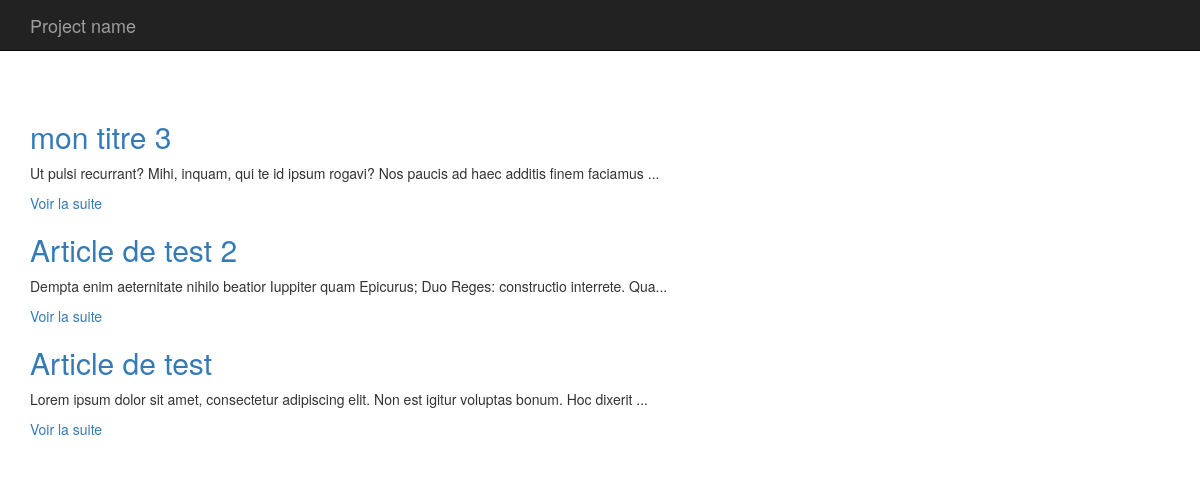
/, run on an earlier commit of the app's database.
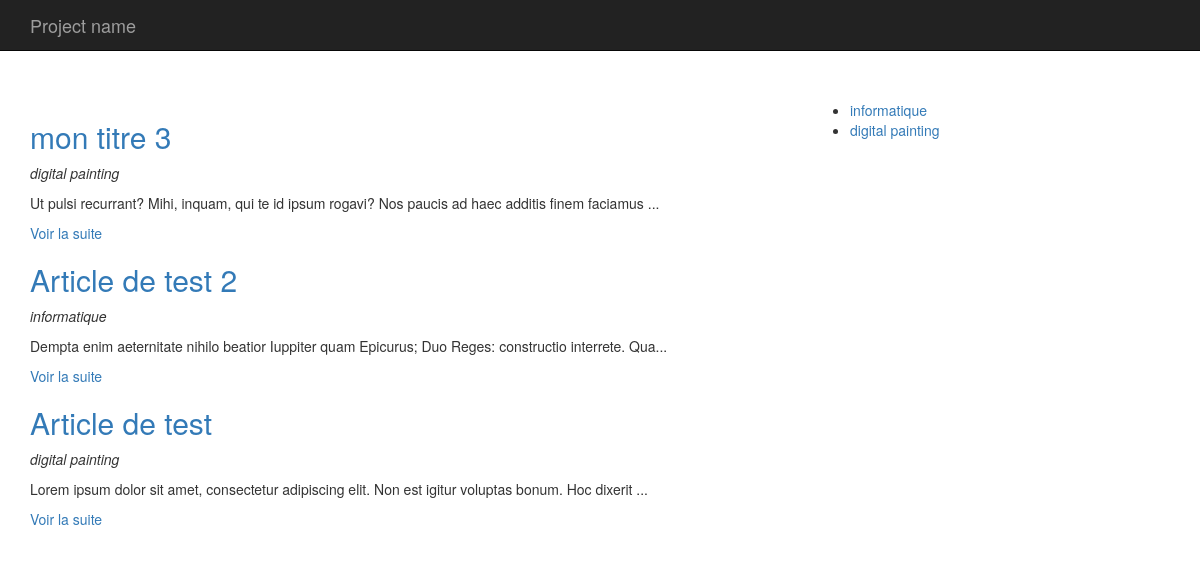
And on a later commit of the database.
### tables this page shows
CREATE TABLE `articles` (
  `id` int(11) NOT NULL,
  `titre` varchar(255) DEFAULT NULL,
  `contenu` longtext,
  `date` datetime DEFAULT NULL,
  `category_id` int(11) DEFAULT NULL
);

CREATE TABLE `categories` (
  `id` int(11) NOT NULL,
  `titre` varchar(255) DEFAULT NULL
);

### app/App.php (called while the page is built, shortened)
<?php
    class App{
        private $db_instance;
        private static $_instance;
        public static function getInstance(){
            if(is_null(self::$_instance)){
                self::$_instance = new App();
            }
            return self::$_instance;
        }
        public static function load(){
            require ROOT . '/app/Autoloader.php';
            require ROOT . '/core/Autoloader.php';
        }
        public function getTable($name){
            return new $class_name($this->getDb());
        }
        public function getDb(){
            $config = config::getInstance(ROOT . '/config/config.php');
            if(is_null($this->db_instance)){
                $this->db_instance = new MysqlDatabase($config->get('db_name'), $config->get('db_user'), $config->get('db_pass'), $config->get('db_host'));
            }
            return $this->db_instance;
        }
    }
?>

### app/Autoloader.php (called while the page is built, shortened)
<?php
  class Autoloader{
      static function autoload($class){
          if (strpos($class, __NAMESPACE__ . '\\') === 0){
              $class = str_replace(__NAMESPACE__ . '\\', '', $class);
              $class = str_replace('\\', '/', $class);
          }
      }
  }

### core/Autoloader.php (called while the page is built, shortened)
<?php
  class Autoloader{
      static function autoload($class){
          if (strpos($class, __NAMESPACE__ . '\\') === 0){
              $class = str_replace(__NAMESPACE__ . '\\', '', $class);
              $class = str_replace('\\', '/', $class);
          }
      }
  }

### config/config.php (called while the page is built)
<?php
    return array(
      "db_user" => "root",
      "db_pass" => "root",
      "db_host" => "localhost",
      "db_name" => "blog"
  );
?>

### core/Config.php (called while the page is built, shortened)
<?php
    class Config{
        private $settings = [];
        private static $_instance;
        public static function getInstance($file){
            if(is_null(self::$_instance)){
                self::$_instance = new Config($file);
            }
            return self::$_instance;
        }
        public function __construct($file){
            $this->settings = require($file);
        }
        public function get($key){
            return $this->settings[$key];
        }
    }
?>

### core/Table/Table.php (called while the page is built, shortened)
<?php
    class Table{
      protected $table;
      protected $db;
        public function __construct(Database $db){
            $this->db = $db;
        }
      public function all(){
          return $this->query("SELECT * FROM " . $this->table);
      }
        public function query($statement, $attributes = null, $one = false){
            if($attributes){
                return $this->db->prepare(
                    $statement,
                    $attributes,
                    str_replace('Table', 'Entity', get_class($this)),
                    $one
                );
            }
            else{
                return $this->db->query(
                    $statement,
                    str_replace('Table', 'Entity', get_class($this)),
                    $one
                );
            }
        }
    }
?>

### core/Database/MysqlDatabase.php (called while the page is built, shortened)
<?php
    class MysqlDatabase extends Database{
        private $pdo;
        private function getPDO(){
            if($this->pdo === null){
                $pdo = new PDO('mysql:dbname=blog;host=localhost', 'root', 'root');
                $pdo->setAttribute(PDO::ATTR_ERRMODE, PDO::ERRMODE_EXCEPTION);
                $this->pdo = $pdo;
            }
            return $this->pdo;
        }
        public function query($statement, $class_name = null, $one = false){
            $req = $this->getPDO()->query($statement);
            if($class_name === null){
                $req->setFetchMode(PDO::FETCH_OBJ);
            }
            else{
                $req->setFetchMode(PDO::FETCH_CLASS, $class_name);
            }
            if($one){
                $datas = $req->fetch();
            }
            else{
                $datas = $req->fetchAll();
            }
            return $datas;
        }
    }
?>

### app/Table/PostTable.php (called while the page is built, shortened)
<?php
    class PostTable extends Table{
        public function last(){
            return $this->query("
                SELECT articles.id, articles.titre, articles.contenu, articles.date, categories.titre as categorie
                FROM articles
                LEFT JOIN categories ON category_id = categories.id
                ORDER BY articles.date DESC
            ");
        }
    }
?>

### core/Entity/Entity.php (called while the page is built, shortened)
<?php
    class Entity{
        public function __get($key){
            $method = 'get' . ucfirst($key);
            $this->$key = $this->$method();
            return $this->$key;
        }
    }
?>

### app/Entity/CategoryEntity.php (called while the page is built, shortened)
<?php
    class CategoryEntity extends Entity{
        public function getUrl(){
          return 'index.php?p=posts.category&id=' . $this->id;
        }
    }
?>

### pages/posts/home.php (the view)
<div class="row">
	<div class="col-sm-8">
		<?php
		    foreach (App::getInstance()->getTable('Post')->last() as $post) :
		?>
		        <h2><a href="<?= $post->url; ?>"><?= $post->titre; ?></a></h2>
		        <p><em><?= $post->categorie; ?></em></p>
		        <p><?= $post->extrait; ?></p>
		<?php endforeach; ?>
	</div>
	<div class="col-sm-4">
	    <ul>
	    	<?php foreach (App::getInstance()->getTable('Category')->all() as $categorie) : ?>
            	<li><a href="<?= $categorie->url; ?>"><?= $categorie->titre; ?></a></li>
       		<?php endforeach; ?>
	    </ul>
	</div>
</div>

### public/index.php (shortened to what this page needs)
<?php
    require ROOT . '/app/App.php';
    if(isset($_GET['p'])){
        $page = $_GET['p'];
    }
    else{
        $page = 'home';
    }
                if($page === 'home'){
                    require ROOT . '/pages/posts/home.php';
                }
                elseif($page === 'posts.category'){
                    require ROOT . '/pages/posts/category.php';
                }
                elseif($page === 'posts.single'){
                    require ROOT . '/pages/posts/single.php';
                }
        $content = ob_get_clean();
        require ROOT . '/pages/templates/default.php';
?>

### app/Entity/PostEntity.php (shortened to what this page needs)
<?php
    class PostEntity extends Entity{
        public function getUrl(){
          return 'index.php?p=posts.single&id=' . $this->id;
        }
        public function getExtrait(){
          $html = '<p>' . substr($this->contenu, 0, 100) . '...</p>';
          $html .= '<p><a href="' . $this->getUrl() . '">Voir la suite</a></p>';
          return $html;
        }
    }
?>

### pages/templates/default.php (shortened to what this page needs)
<!DOCTYPE html>
<html lang="en">
  <head>
    <link href="https://maxcdn.bootstrapcdn.com/bootstrap/3.3.7/css/bootstrap.min.css" rel="stylesheet">
  </head>
  <body>
    <nav class="navbar navbar-inverse navbar-fixed-top">
      <div class="container">
        <div class="navbar-header">
          <a class="navbar-brand" href="index.php">Project name</a>
        </div>
      </div>
    </nav>
    <div class="container">
      <div class="starter-template" style="padding-top: 100px">
        <?php
          echo $content;
        ?>
      </div>
    </div>
  </body>
</html>

What changed in the data, as far as the page shows it:
shown differently, row unchanged: articles "mon titre 3": category.titre (not shown) → "digital painting"
shown differently, row unchanged: articles "Article de test 2": category.titre (not shown) → "informatique"
shown differently, row unchanged: articles "Article de test": category.titre (not shown) → "digital painting"
added categories: titre "informatique"
added categories: titre "digital painting"
